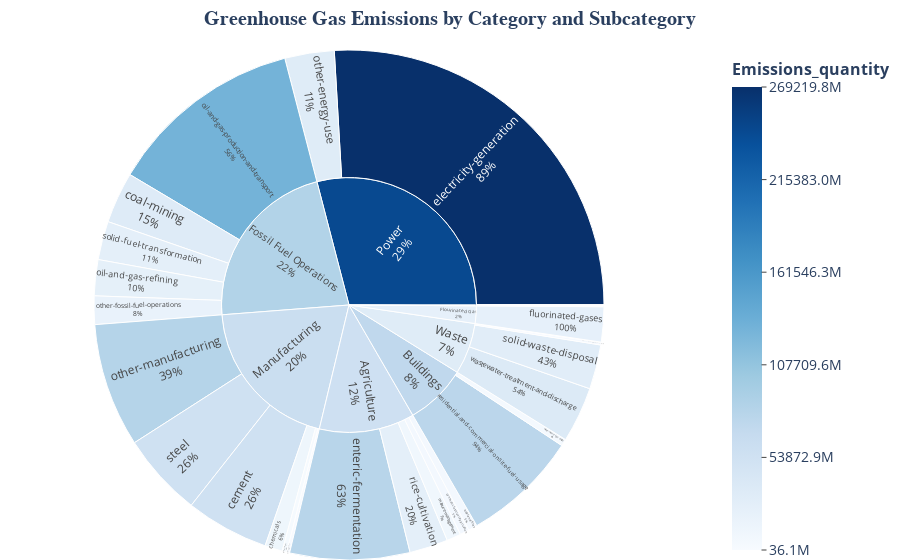

The code cell stored with this chart in its notebook:
### Code cell
import plotly.express as px
import numpy as np
import plotly.colors as pc

# Prepare data for sunburst plot
sunburst_data = filtered_df.groupby(['main_category', 'original_inventory_sector'])['emissions_quantity'].sum().reset_index()
sunburst_data.columns = ['Category', 'Subcategory', 'Emissions']

# Create sunburst plot with an aesthetic color scale
fig = px.sunburst(
    sunburst_data,
    path=['Category', 'Subcategory'],
    values='Emissions',
    color='Emissions',
    color_continuous_scale=px.colors.sequential.Blues,
    title='<b>Greenhouse Gas Emissions by Category and Subcategory</b>',
)

# Customize hover and label orientation
fig.update_traces(
    textinfo='label+percent parent',
    insidetextorientation='radial',  # Radial label orientation for better readability
    hovertemplate=(
        '<b>%{label}</b><br>'
        'Emissions: %{value:,.2f} tonnes<br>'
    )
)

# Enhance layout and bring color bar closer
max_emissions = sunburst_data['Emissions'].max()
min_emissions = sunburst_data['Emissions'].min()
tick_values = np.linspace(min_emissions, max_emissions, 6)  # Use up to 6 scale levels

# Format ticks as K (thousands) or M (millions)
def format_ticks(value):
    if value >= 1_000_000:
        return f'{value / 1_000_000:.1f}M'
    elif value >= 1_000:
        return f'{value / 1_000:.1f}K'
    else:
        return f'{value:.0f}'

tick_texts = [format_ticks(val) for val in tick_values]

fig.update_layout(
    title_font_size=20,
    title_font_family='Serif',
    title_x=0.5,  # Center-align the title
    margin=dict(t=50, l=10, r=30, b=0),  # Reduce right margin to bring scale bar closer
    coloraxis_colorbar=dict(
        title='<b>Emissions_quantity</b>',
        title_font_size=16,
        tickfont_size=14,
        lenmode="fraction",
        len=1,  # Increase the height of the color bar
        orientation='v',  # Vertical orientation for better spacing
        ticks="outside",
        tickvals=tick_values,  # Use up to 6 tick intervals
        ticktext=tick_texts,  # Format ticks as K or M
        x=1.05,  # Move the scale bar closer to the graph
    ),
    template='plotly_white',  # Minimalistic and professional look
)

# Show the improved plot
fig.show()

# Save the sunburst plot as an HTML file
fig.write_html("greenhouse_gas_emissions_sunburst.html")

print("The plot has been saved as 'greenhouse_gas_emissions_sunburst.html'.")

### Figure 1 — Plotly figure (JSON) as saved in the notebook; plotly's stock layout.template omitted (floating-point values rounded to 4 significant figures)
{"data": [{"branchvalues": "total", "customdata": [[3084000000.0], [36140000.0], [292900000.0], [54850000000.0], [11559610680], [33710000000.0], [460200000.0], [5915000000.0], [269219751000], [78920000000.0], [23020000000.0], [1599000000.0], [374000000.0], [9409000000.0], [128800000000.0], [23690000000.0], [32520000000.0], [18700000000.0], [81570000000.0], [4532000000.0], [1882000000.0], [76430000000.0], [25360000000.0], [204900000.0], [59044179], [25390000000.0], [29240000000.0], [55058020506], [6048000000.0], [36630000000.0], [55960000000.0], [72400000000.0], [23020000000.0], [83740000000.0], [61730000000.0], [351300000.0], [243700000000.0], [32460000000.0]], "domain": {"x": [0, 1], "y": [0, 1]}, "hovertemplate": "<b>%{label}</b><br>Emissions: %{value:,.2f} tonnes<br>", "ids": ["Manufacturing/aluminum", "Mineral Extraction/bauxite-mining", "Waste/biological-treatment-of-solid-waste-&-biogenic", "Manufacturing/cement", "Manufacturing/chemicals", "Fossil Fuel Operations/coal-mining", "Mineral Extraction/copper-mining", "Agriculture/cropland-fires", "Power/electricity-generation", "Agriculture/enteric-fermentation", "Flourinated Gas/fluorinated-gases", "Waste/incineration-and-open-burning-of-waste", "Mineral Extraction/iron-mining", "Agriculture/manure-management", "Fossil Fuel Operations/oil-and-gas-production-and-transport", "Fossil Fuel Operations/oil-and-gas-refining", "Power/other-energy-use", "Fossil Fuel Operations/other-fossil-fuel-operations", "Manufacturing/other-manufacturing", "Buildings/other-onsite-fuel-usage", "Manufacturing/pulp-and-paper", "Buildings/residential-and-commercial-onsite-fuel-usage", "Agriculture/rice-cultivation", "Mineral Extraction/rock-quarrying", "Mineral Extraction/sand-quarrying", "Fossil Fuel Operations/solid-fuel-transformation", "Waste/solid-waste-disposal", "Manufacturing/steel", "Agriculture/synthetic-fertilizer-application", "Waste/wastewater-treatment-and-discharge", "Agriculture", "Buildings", "Flourinated Gas", "Fossil Fuel Operations", "Manufacturing", "Mineral Extraction", "Power", "Waste"], "insidetextorientation": "radial", "labels": ["aluminum", "bauxite-mining", "biological-treatment-of-solid-waste-&-biogenic", "cement", "chemicals", "coal-mining", "copper-mining", "cropland-fires", "electricity-generation", "enteric-fermentation", "fluorinated-gases", "incineration-and-open-burning-of-waste", "iron-mining", "manure-management", "oil-and-gas-production-and-transport", "oil-and-gas-refining", "other-energy-use", "other-fossil-fuel-operations", "other-manufacturing", "other-onsite-fuel-usage", "pulp-and-paper", "residential-and-commercial-onsite-fuel-usage", "rice-cultivation", "rock-quarrying", "sand-quarrying", "solid-fuel-transformation", "solid-waste-disposal", "steel", "synthetic-fertilizer-application", "wastewater-treatment-and-discharge", "Agriculture", "Buildings", "Flourinated Gas", "Fossil Fuel Operations", "Manufacturing", "Mineral Extraction", "Power", "Waste"], "marker": {"coloraxis": "coloraxis", "colors": [3084000000.0, 36140000.0, 292900000.0, 54850000000.0, 11559610680, 33710000000.0, 460200000.0, 5915000000.0, 269219751000, 78920000000.0, 23020000000.0, 1599000000.0, 374000000.0, 9409000000.0, 128800000000.0, 23690000000.0, 32520000000.0, 18700000000.0, 81570000000.0, 4532000000.0, 1882000000.0, 76430000000.0, 25360000000.0, 204900000.0, 59044179, 25390000000.0, 29240000000.0, 55058020506, 6048000000.0, 36630000000.0, 55960000000.0, 72400000000.0, 23020000000.0, 83740000000.0, 61730000000.0, 351300000.0, 243700000000.0, 32460000000.0]}, "name": "", "parents": ["Manufacturing", "Mineral Extraction", "Waste", "Manufacturing", "Manufacturing", "Fossil Fuel Operations", "Mineral Extraction", "Agriculture", "Power", "Agriculture", "Flourinated Gas", "Waste", "Mineral Extraction", "Agriculture", "Fossil Fuel Operations", "Fossil Fuel Operations", "Power", "Fossil Fuel Operations", "Manufacturing", "Buildings", "Manufacturing", "Buildings", "Agriculture", "Mineral Extraction", "Mineral Extraction", "Fossil Fuel Operations", "Waste", "Manufacturing", "Agriculture", "Waste", "", "", "", "", "", "", "", ""], "textinfo": "label+percent parent", "type": "sunburst", "values": [3084370212, 36140000.0, 292900000.0, 54853517037, 11559610680, 33710000000.0, 460200000.0, 5915000000.0, 269219751000, 78920000000.0, 23020000000.0, 1599000000.0, 374000000.0, 9409000000.0, 128800000000.0, 23690000000.0, 32520000000.0, 18700000000.0, 81570000000.0, 4532000000.0, 1882000000.0, 76430000000.0, 25360000000.0, 204900000.0, 59044179, 25390000000.0, 29240000000.0, 55058020506, 6048000000.0, 36630000000.0, 125700000000.0, 80960000000.0, 23020000000.0, 230300000000.0, 208000000000.0, 1134000000.0, 301700000000.0, 67770000000.0]}], "layout": {"autosize": true, "coloraxis": {"colorbar": {"len": 1, "lenmode": "fraction", "orientation": "v", "tickfont": {"size": 14}, "ticks": "outside", "ticktext": ["36.1M", "53872.9M", "107709.6M", "161546.3M", "215383.0M", "269219.8M"], "tickvals": [36140000.0, 53870000000.0, 107700000000.0, 161500000000.0, 215400000000.0, 269219751000], "title": {"font": {"size": 16}, "text": "<b>Emissions_quantity</b>"}, "x": 1.05, "y": 0.5}, "colorscale": [[0, "rgb(247,251,255)"], [0.125, "rgb(222,235,247)"], [0.25, "rgb(198,219,239)"], [0.375, "rgb(158,202,225)"], [0.5, "rgb(107,174,214)"], [0.625, "rgb(66,146,198)"], [0.75, "rgb(33,113,181)"], [0.875, "rgb(8,81,156)"], [1, "rgb(8,48,107)"]]}, "legend": {"tracegroupgap": 0}, "margin": {"b": 0, "l": 10, "r": 30, "t": 50}, "title": {"font": {"family": "Serif", "size": 20}, "text": "<b>Greenhouse Gas Emissions by Category and Subcategory</b>", "x": 0.5}}}
